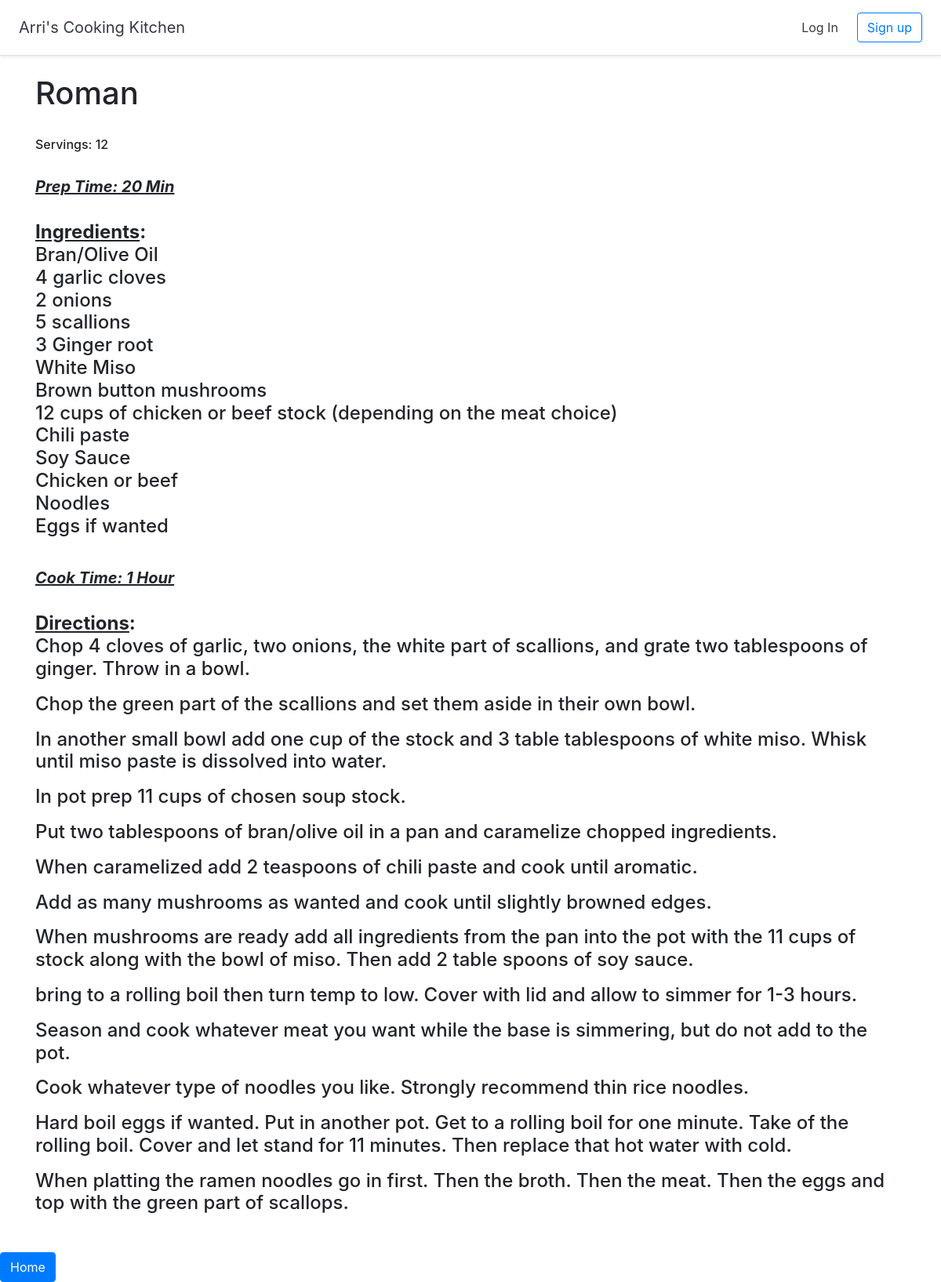
/recipe/1, run on the app's committed database.
### category/models.py (models this page shows)
class Recipe(models.Model):
    title = models.CharField(max_length=255)
    picture = models.ImageField(upload_to='recipe/images/', blank=True)
    prep_time = models.CharField(max_length=100)
    cook_time = models.CharField(max_length=100)
    servings = models.IntegerField(blank=True)
    ingredients = models.TextField()
    directions = models.TextField()
    category = models.ForeignKey(Category, on_delete=models.CASCADE)

### category/views.py (the view)
# urls.py: path('recipe/<int:pk>', views.DetailRecipe.as_view(), name='detail_recipe'),
class DetailRecipe(generic.DetailView):
    model = Recipe
    template_name = 'category/detail_recipe.html'

### category/templates/category/detail_recipe.html (shortened to what this page needs)
{% extends 'category/base.html' %}
{% block content %}
<br>
  <div class="container">
      <h1>{{ recipe.title }}</h1>
       <br>
      <h6>Servings: {{ recipe.servings }}</h6>
       <br>
      <h5><strong><u><i>Prep Time: {{ recipe.prep_time }}</i></u></strong></h5>
       <br>
      <h4><strong><u>Ingredients</u>:</strong> {{ recipe.ingredients|linebreaks }}</h4>
       <br>
      <h5><strong><u><i>Cook Time: {{ recipe.cook_time }}</i></u></strong></h5>
       <br>
      <h4><strong><u>Directions</u>:</strong> {{ recipe.directions|linebreaks }}</h4>
       <br>
  </div>
      <a href="{% url 'home' %}" class="btn btn-primary">Home</a>
{% endblock %}

### data on the page
Recipe: title "Roman", servings "12", prep_time "20 Min", ingredients "Bran/Olive Oil 4 garlic cloves 2 onions 5 scallions 3 Ginger root White Miso Brown button mushrooms 12 cups of chicken or beef stock (depending on the meat choice) Chili paste Soy Sauce Chicken or beef Noodles Eggs if wanted", cook_time "1 Hour", directions "Chop 4 cloves of garlic, two onions, the white part of scallions, and grate two tablespoons of ginger. Throw in a bowl. Chop the green part of the scallions and set them aside in their own bowl. In another small bowl add one cup of the stock and 3 table tablespoons of white miso. Whisk until miso paste is dissolved into water. In pot prep 11 cups of chosen soup stock. Put two tablespoons of bran/olive oil in a pan and caramelize chopped ingredients. When caramelized add 2 teaspoons of chili paste and cook until aromatic. Add as many mushrooms as wanted and cook until slightly browned edges. When mushrooms are ready add all ingredients from the pan into the pot with the 11 cups of stock…"
